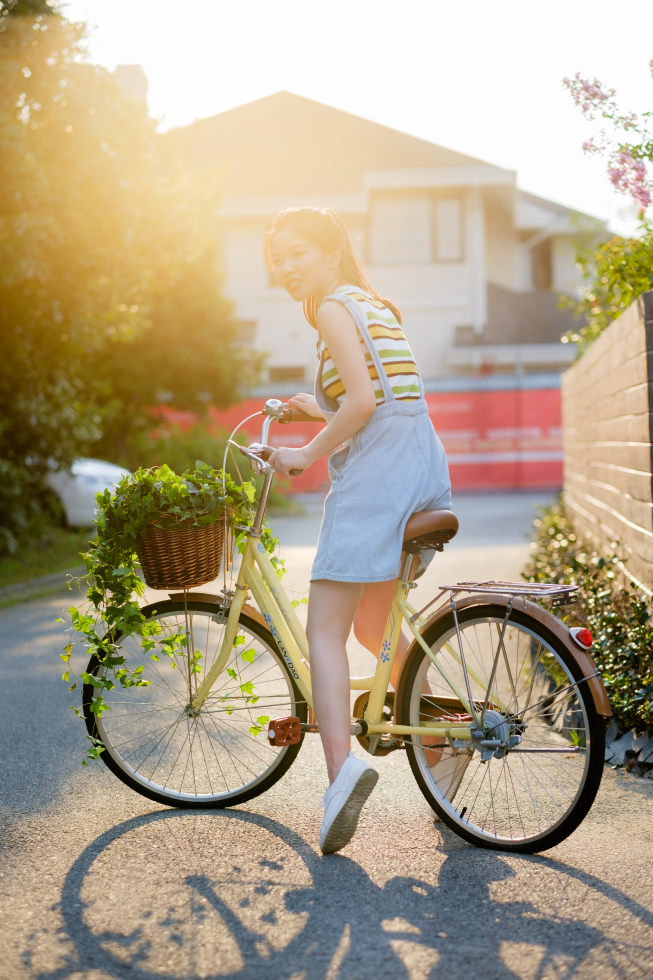
#> input picture TestVersion/image/_DSF0282.jpg, 3264 x 4896 px, found by its file name (shown at 1/5 size)
$ python algorithm.py
#> lines starting #> are read from the running program, lines starting #| are printed output that depends on the picture
"""
main algorithm for BOFO project
calculation: skimage
visualization: skimage.viewer , pylab
"""

from skimage import io

"""
==================================
``Viewer for BOFO project`` with some plugin
==================================
A viewer for BOFO project for viewing collections of images with the
`detecting algorithm` and a slider plugin.
"""

from skimage import io
from skimage.viewer import ImageViewer
from skimage.transform import (rescale, resize)
from math import (sin, cos, pi)
import numpy as np
from pylab import plot

from skimage.draw import (line, polygon, circle,
                          circle_perimeter,
                          ellipse, ellipse_perimeter,
                          bezier_curve)

#################
# configuration #
#################
floder_path = "/Users/zhizhao/PycharmProjects/BOFO/TestVersion/image"
file_name = '_DSF0282.jpg'
file_path = floder_path + '/' + file_name
rescale_ratio = 0.2
circle_center_y = 200
circle_center_x = 227
maxValue = 16
start_angle = 51  # degree
end_angle = 319  # degree
diameter = 180

valuePerAngle = maxValue / (end_angle - start_angle)
start_angle = start_angle / 180 * pi  # degree
end_angle = end_angle / 180 * pi  # degree

ID = 10
OD = 180

#############
# main loop #
#############

# read the image
img = io.imread(file_path)  # 'True' means gray
#> img is the input picture: shape (4896, 3264, 3); mean R, G, B 177.2, 163.2, 138
# calculate the gray
img_gray = (img[:, :, 0] + img[:, :, 1] + img[:, :, 2]) / 3
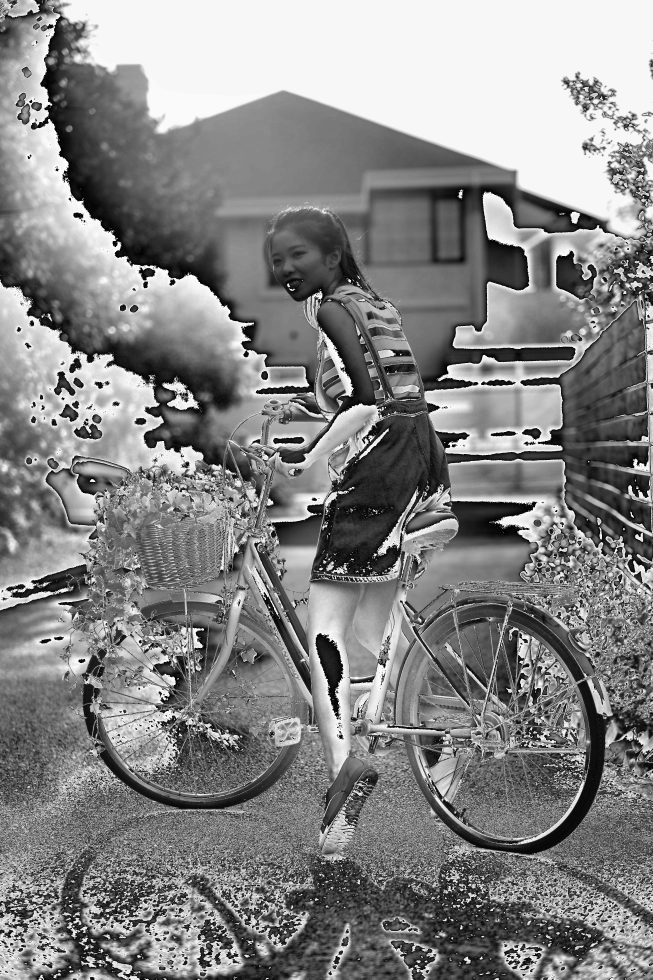
#> img_gray: shape (4896, 3264) float64 (shown at 1/5 size); min 0, max 85, mean 44.5; drawn with min black and max white
# image_rescale
# img = rescale(img, rescale_ratio, mode='reflect')  # rescale *0.2

# 先使用image_viewer来读取多张图片


#> (the run stopped early here; a loop or call above may not have finished)
